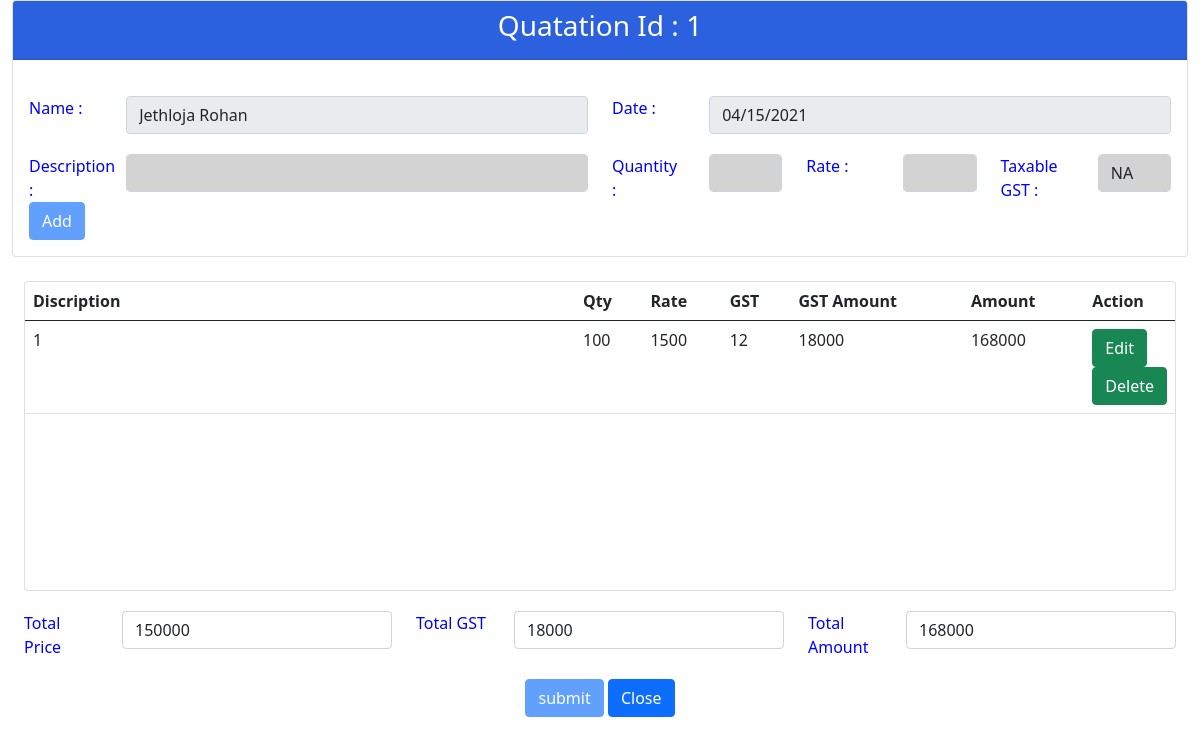
/Balaji/Quatation/UpdateQuatation.php?id=1, run on the app's committed database.
### tables this page shows
CREATE TABLE `btblqutationmst` (
  `QutationId` int(10) NOT NULL,
  `Name` text NOT NULL,
  `QDate` date NOT NULL,
  `TotalPrice` float NOT NULL,
  `TotalGST` float NOT NULL,
  `TotalAmount` float NOT NULL,
  `CreatedDate` datetime NOT NULL DEFAULT current_timestamp(),
  `ModifiedDate` datetime NOT NULL,
  `RecStatus` tinyint(1) NOT NULL DEFAULT 1
);

CREATE TABLE `btblqutationdetails` (
  `ItemNo` int(11) NOT NULL,
  `Discription` text NOT NULL,
  `Qty` int(10) NOT NULL,
  `Rate` float NOT NULL,
  `Gst` int(10) NOT NULL,
  `CreatedDate` datetime NOT NULL DEFAULT current_timestamp(),
  `ModifiedDate` datetime NOT NULL,
  `RecStatus` tinyint(1) NOT NULL DEFAULT 1,
  `QutationId` int(10) NOT NULL
);

### Balaji/Quatation/UpdateQuatation.php (the view, shortened to what this page needs)
<?php
    include('connection.php');
    $q_id = @$_GET['id'];
    $query = "SELECT * FROM btblqutationmst WHERE QutationId='$q_id'";
    $result = mysqli_query($conn, $query);
    while ($row=mysqli_fetch_array($result))
    {
        $qcname=$row[1];
        $qdate=$row[2];
        $qprice=$row[3];
        $qgst=$row[4];
        $qamount=$row[5];
    }
?>
<html lang="en">
<head>
    <link href="https://cdn.jsdelivr.net/npm/bootstrap@5.0.0-beta1/dist/css/bootstrap.min.css" rel="stylesheet"
>
</head>
<body>
                        <form action="UpdateQ.php?id=<?php echo $q_id; ?>" method="post">
    <div class="container-fluid col-lg-12">
        <div class="row">
            <div class="col-md-12">
                <div class="card card-primary">
                    <div class="card-header" style="background-color: #2B60DE">
                        <center>
                            <h3 class="card-title" style="color: white">Quatation Id :
                                <?php echo $q_id ?>
                            </h3>
                        </center>
                    </div>
                        <div class="card-body">
                        <div class="row mt-3">
                            <div class="col-md-1">
                                <label class='fieldlabel mt-1' for="companyname">Name : </label>
                            </div>
                            <div class="col-md-5">
                                <input id='setCompanyName' class="form-control mt-1 datafields" type="text"
                                    value="<?php echo $qcname; ?>" disabled>
                            </div>
                            <div class="col-md-1">
                                <label class='fieldlabel mt-1' for="customername">Date : </label>
                            </div>
                            <div class="col-md-5">
                                <input id='setCustomerName' class="form-control mt-1 datafields" type="date"
                                    value="<?php echo $qdate; ?>" disabled>
                            </div>
                        </div>
                        <div class="row mt-3">
                            <div class="col-md-1">
                                <label class='fieldlabel mt-1' for="customername">Description : </label>
                            </div>
                            <div class="col-md-5">
                                <input id='qdis' name="qdis" class="form-control mt-1 datafields" type="text">
                            </div>
                            <div class="col-md-1">
                                <label class='fieldlabel mt-1' for="customername">Quantity : </label>
                            </div>
                            <div class="col-md-1">
                                <input id='qqty' name="qqty" class="form-control mt-1 datafields" type="text">
                            </div>
                            <div class="col-md-1">
                                <label class='fieldlabel mt-1' for="customername">Rate : </label>
                            </div>
                            <div class="col-md-1">
                                <input id='qrate' name="qrate" class="form-control mt-1 datafields" type="text">
                            </div>
                            <div class="col-md-1">
                                <label class='fieldlabel mt-1' for="customername">Taxable GST : </label>
                            </div>
                            <div class="col-md-1">
                                <select class="form-control mt-1 datafields" id="qgstd" name="qgstd">
                                    <option value="0">NA</option>
                           </select>
                            </div>
                        </div>
                        <div class="col-12">
                            <input type="Button" name="add" value="Add" id="add_data" class="btn btn-primary" disabled>
                        </div>
                    </div>
                </div>
            </div>
        </div>
        <br>
        <div class="container-fluid">
            <div class="row">
                <div class="col-md-12">
                    <div class="card card-primary" style="overflow-x:auto; overflow-y: auto; height: 310px;">
                        <table class="table" id="data_table">
                            <thead>
                                <tr>
                                    <th width="550px">Discription</th>
                                    <th>Qty</th>
                                    <th>Rate</th>
                                    <th>GST</th>
                                    <th>GST Amount</th>
                                    <th>Amount</th>
                                    <th width="40px">Action</th>
                                </tr>
                            </thead>
                            <tbody id="tbody">
                                <?php
                                $findItem = "SELECT Discription, Qty, Rate, Gst, ItemNo FROM btblqutationdetails WHERE QutationId='$q_id'";
                                $resultfindItem = mysqli_query($conn, $findItem);
                                while ($row=mysqli_fetch_array($resultfindItem))
                                {
                                    $qdis=$row[0];
                                    $qqty=$row[1];
                                    $qrate=$row[2];
                                    $qgstd=$row[3];
                                    $qgstamt=$qrate*$qqty*$qgstd/100;
                                    $qamt=($qqty*$qrate)+$qgstamt;
                                    $srno=$row[4];
                                    $srno++;
                                ?>
                                <tr>
                                    <td>
                                        <?php echo $qdis ?>
                                    </td>
                                    <td>
                                        <?php echo $qqty ?>
                                    </td>
                                    <td>
                                        <?php echo $qrate ?>
                                    </td>
                                    <td>
                                        <?php echo $qgstd ?>
                                    </td>
                                    <td>
                                        <?php echo $qgstamt ?>
                                    </td>
                                    <td>
                                        <?php echo $qamt ?>
                                    </td>
                                    <td>
                                        <input type="button" name="edit" class="btn btn-success" value="Edit" onclick="editdata(this, <?php echo (isset($srno))?$srno:'';?>)">
                                        <input type="button" name="delete" class="btn btn-success" value="Delete" onclick="SomeDeleteRowFunction(this, <?php echo (isset($srno))?$srno:'';?>)">
                                    </td>
                                </tr>
                                <?php
                                            }
                            ?>
                            </tbody>
                        </table>
                    </div>
                    <div class="row mt-3">
                            <div class="col-md-1">
                                <label class='fieldlabel mt-1' for="totalamount">Total Price</label>
                            </div>
                            <div class="col-md-3">
                                <input id="setTotalAmount" name="ttprice" class="form-control mt-1 datafields-p" type="text"
                                    value="<?php echo $qprice; ?>">
                            </div>
                            <div class="col-md-1">
                                <label class='fieldlabel mt-1' for="totalamount">Total GST</label>
                            </div>
                            <div class="col-md-3">
                                <input id="setDiscount" name="ttgst" class="form-control mt-1 datafields-p" type="text"
                                    value="<?php echo $qgst; ?>">
                            </div>
                            <div class="col-md-1">
                                <label class='fieldlabel mt-1' for="amounttobepaid">Total Amount</label>
                            </div>
                            <div class="col-md-3">
                                <input id="setAmountToBePaid" name="ttamount" class="form-control mt-1 datafields-p" type="text" value="<?php echo $qamount; ?>">
                            </div>
                        </div>
                        <div class="row" style="margin-top: 20px;">
                            <center>
                                <form action="makepdf.php" target="_blank" method='POST'>
                                    <input type="submit" id="submit" name="submit" value="submit" class="btn btn-primary" disabled>
                                    <input type="button" class="btn btn-primary" name="Close" value="Close" onclick="window.location='./ManageQuatation.php'">
                                </form>
                            </center>
                        </div>
                </div>
            </div>
        </div>
    </div>
                        </form>
</body>
</html>

### Balaji/Quatation/UpdateQuatation.php (style rules this page uses)
.datafields { background-color: lightgrey; }
.fieldlabel { color: blue; }

### data on the page
btblqutationmst: Name "Jethloja Rohan", QDate "04/15/2021", ttprice "150000", ttgst "18000", ttamount "168000"
btblqutationdetails: Discription "1", Qty "100", Rate "1500", Gst "12", qgstamt "18000", qamt "168000"

### other printed values
$q_id "1"
